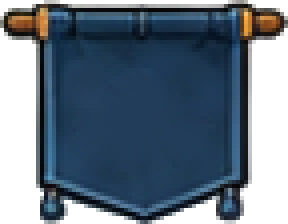
#> input picture src/art/ui/kit1/bandeira-azul-nuvem.png, 72 x 56 px, given in place of janela-confirmar.png, which was not available (shown 4 times larger)
$ python prepare-kit.py
#> lines starting #> are read from the running program, lines starting #| are printed output that depends on the picture; pictures that were not available may be replaced by others from this repository, and a replacement may not be noted
# Peças do kit de interface (src/art/ui/kit1, já limpas no editor de sprites) → arte pronta para 9-slice (CSS
# border-image) em src/art/ui/frame/. Imprime as fatias (px) que o styles.css usa.
#   dialog        avisos/confirmações (#alertbox): pergaminho com moldura de madeira; a faixa do título sai do meio da
#                 borda de cima (a borda fica lisa para esticar) e vira dialog-title, que estica à parte (3-slice)
#   banner        faixa vermelha do alerta "Inimigos na sua vila" (sem o X: o alerta não fecha, ele leva até a luta)
#   bar-track     trilho das barras (madeira com friso), sem o preenchimento
#   bar-orange / bar-red / bar-blue   preenchimentos (progresso e XP / vida / chakra)
# Uso: python scripts/prepare-kit.py
import os
from PIL import Image

ROOT = os.path.dirname(os.path.dirname(os.path.abspath(__file__)))
KIT = os.path.join(ROOT, 'src', 'art', 'ui', 'kit1')
DST = os.path.join(ROOT, 'src', 'art', 'ui', 'frame')


def load(name):
#> called with name = 'janela-confirmar'
    return Image.open(os.path.join(KIT, f'{name}.png')).convert('RGBA')
#> returned value is the input picture: PIL image 72x56 RGBA; mean R, G, B, A 27.4, 42.8, 57.6, 179.8


def save(im, name):
    im.save(os.path.join(DST, f'{name}.png'), optimize=True)


def fill_cols(im, x0, x1, src_x, y0=0, y1=None):
    """Troca as colunas x0..x1 (linhas y0..y1) por cópias da coluna src_x."""
    y1 = im.height if y1 is None else y1
    col = im.crop((src_x, y0, src_x + 1, y1))
    for x in range(x0, x1):
        im.paste(col, (x, y0))


os.makedirs(DST, exist_ok=True)

# --- diálogo: fatias de cima/direita/baixo/esquerda e a faixa do título
D_TOP, D_RIGHT, D_BOTTOM, D_LEFT = 66, 44, 36, 30
RIBBON = (60, 240)  # colunas da faixa do título (com os dois rolinhos)
dlg = load('janela-confirmar')
title = dlg.crop((RIBBON[0], 0, RIBBON[1], D_TOP))
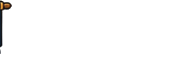
#> title: PIL image 180x66 RGBA; mean R, G, B, A 1, 0.8, 0.7, 3.6; transparent parts drawn white
plain = dlg.copy()
fill_cols(plain, D_LEFT, plain.width - D_RIGHT, 50, 0, D_TOP)  # borda de cima lisa (coluna entre o canto e a faixa)
# miolo (a parte que estica): cada linha vira um degradê entre as cores das bordas dele; some a mancha clara que
# sobrou da limpeza do texto e o esticado fica liso
px = plain.load()
L0, R1 = D_LEFT, plain.width - D_RIGHT
#> L0 = 30; R1 = 28
for y in range(D_TOP, plain.height - D_BOTTOM):
    lc = [sum(px[x, y][c] for x in range(L0, L0 + 6)) / 6 for c in range(4)]
    rc = [sum(px[x, y][c] for x in range(R1 - 6, R1)) / 6 for c in range(4)]
    for x in range(L0 + 6, R1 - 6):
        t = (x - L0 - 6) / max(1, R1 - L0 - 12)
        px[x, y] = tuple(round(lc[c] + (rc[c] - lc[c]) * t) for c in range(4))
save(plain, 'dialog')
save(title, 'dialog-title')
print(f'dialog {plain.width}x{plain.height}: fatias {D_TOP} {D_RIGHT} {D_BOTTOM} {D_LEFT}; '
      f'dialog-title {title.width}x{title.height}: pontas 26 px, começa em x={RIBBON[0]}')
#| dialog 72x56: fatias 66 44 36 30; dialog-title 180x66: pontas 26 px, começa em x=60

# --- faixa do alerta: tira o X (colunas dele viram o vermelho liso de antes dele)
ban = load('aviso-toast')
#> call 2 of load, with name = 'aviso-toast'
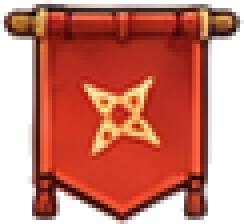
#> input picture src/art/ui/kit1/bandeira-vermelha-shuriken.png, 61 x 56 px, given in place of aviso-toast.png, which was not available (shown 4 times larger)
#> in load, returned value is the input picture: PIL image 61x56 RGBA; mean R, G, B, A 118.7, 37.9, 23.9, 168
fill_cols(ban, 312, 359, 300)
save(ban, 'banner')
print(f'banner {ban.width}x{ban.height}: esquerda 82, direita 26')
#| banner 61x56: esquerda 82, direita 26

# --- barras: o trilho é a barra laranja sem o laranja; o laranja vira o preenchimento
bar = load('barra-laranja')
#> call 3 of load, with name = 'barra-laranja'
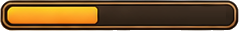
#> input picture src/art/ui/kit1/barra-laranja.png, 239 x 31 px
#> in load, returned value is the input picture: PIL image 239x31 RGBA; mean R, G, B, A 102.8, 70.8, 29.9, 240.3
track = bar.copy()
fill_cols(track, 7, 102, 150)
#> call 3 of fill_cols, with x0 = 7, x1 = 102, src_x = 150, y0 = 0
#> after the loop in fill_cols (call 3), `for x in range(x0, x1):`:
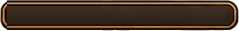
#> im: PIL image 239x31 RGBA; mean R, G, B, A 61.5, 43.8, 28.9, 239.3; transparent parts drawn white
save(track, 'bar-track')
save(bar.crop((7, 6, 100, 24)), 'bar-orange')
#> in save (call 5), `im.save(os.path.join(DST, f'{name}.png'), optimize=True)`:
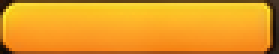
#> saved as bar-orange.png: PIL image 93x18 RGBA (shown 3 times larger); mean R, G, B, A 228.5, 154.7, 34.9, 255
save(load('barra-vida'), 'bar-red')
#> (the run stopped early here; a loop or call above may not have finished)
